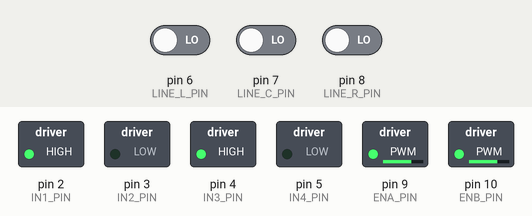
Simulated run of this sketch. Board: Arduino Uno, built with avr-gcc and run on an emulated ATmega328P. Shown: switched loads named in the sketch (green lamp = pin HIGH). Inputs (shaded band) come from the test bench; at power-on: pin 6 (LINE_L_PIN) LOW, pin 8 (LINE_R_PIN) LOW, pin 7 (LINE_C_PIN) LOW.

Above: at 1.2 s.
1.3 s: pin 6 (LINE_L_PIN) driven HIGH
At 2.3 s:
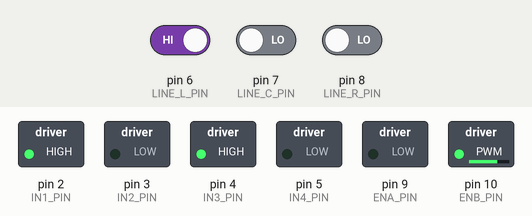
2.8 s: pin 8 (LINE_R_PIN) driven HIGH
At 3.7 s:
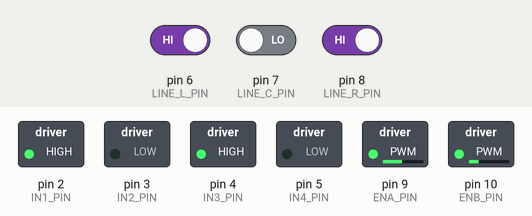
4.3 s: pin 6 (LINE_L_PIN) driven LOW
At 5.6 s:
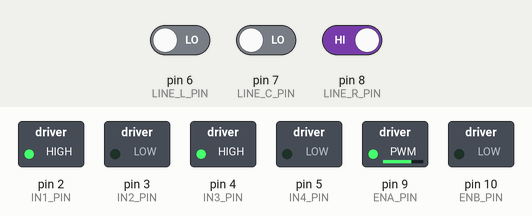
Timing chart, 0 to 7.3 s (numbered marks = the images above; inputs shaded):
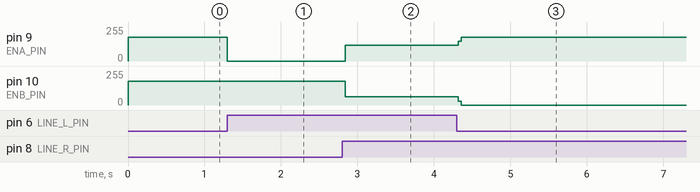

The sketch:

simple_line_follower.ino
```cpp
/*
    The L298N motor driver is controlled using six pins. Pins IN1 and IN2 are used to control the direction of the
    left motor. If IN1 is HIGH and IN2 is LOW, the motor will turn in one direction. If IN1 is LOW and IN2 is HIGH,
    the motor will turn in the other direction. Pins IN3 and IN4 operate in the same way except they control the
    right motor's direction. The ENA and ENB pins are used to control the speed of the left and right motors
    respectively using analogWrite which outputs a PWM signal on a PWM capable pin (pins marked by the ~ symbol).
*/

// L298N Motor Driver pins
#define IN1_PIN 2
#define IN2_PIN 3
#define IN3_PIN 4
#define IN4_PIN 5

#define ENA_PIN 9
#define ENB_PIN 10

// Line sensor input pins
#define LINE_L_PIN 6 // Left
#define LINE_C_PIN 7 // Center
#define LINE_R_PIN 8 // Right

void setupForward() {
    digitalWrite(IN1_PIN, HIGH);
    digitalWrite(IN2_PIN, LOW);
    digitalWrite(IN3_PIN, HIGH);
    digitalWrite(IN4_PIN, LOW);
}

void turnLeft() {
    analogWrite(ENA_PIN, 0);
    analogWrite(ENB_PIN, 180);
}

void turnRight() {
    analogWrite(ENA_PIN, 180);
    analogWrite(ENB_PIN, 0);
}

void goForward() {
    setupForward();

    analogWrite(ENA_PIN, 180);
    analogWrite(ENB_PIN, 180);
}

void stop() {
    analogWrite(ENA_PIN, 0);
    analogWrite(ENB_PIN, 0);
}

void setup() {
    // put your setup code here, to run once:
    // L298N Motor Driver pins setup
    pinMode(IN1_PIN, OUTPUT);
    pinMode(IN2_PIN, OUTPUT);
    pinMode(IN3_PIN, OUTPUT);
    pinMode(IN4_PIN, OUTPUT);
    pinMode(ENA_PIN, OUTPUT);
    pinMode(ENB_PIN, OUTPUT);

    // Line sensor pins default to INPUT so no need to change their mode

    goForward();
}

void loop() {
    // put your main code here, to run repeatedly:
    bool left = digitalRead(LINE_L_PIN);
    bool center = digitalRead(LINE_C_PIN);
    bool right = digitalRead(LINE_R_PIN);

    if (left) {
        turnLeft();
    }
    if (right) {
        turnRight();
    }
}
```

Measured:
- after the input at 1.3 s, pin 9 (ENA_PIN): 180/255 → 0/255 at once
- after the input at 2.8 s, pin 9 (ENA_PIN): 0/255 → 120/255 at once; pin 10 (ENB_PIN): 180/255 → 61/255 at once
- after the input at 4.3 s, pin 9 (ENA_PIN): 120/255 → 180/255 at once; pin 10 (ENB_PIN): 61/255 → 0/255 at once
